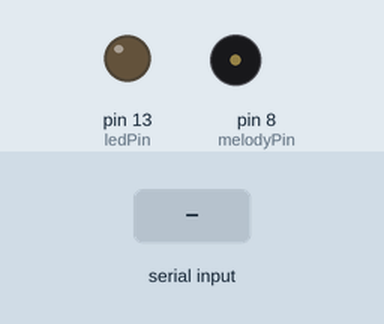
Recording of a sketch running on a simulated Arduino Uno, built with avr-gcc and run on an emulated ATmega328P. On the bench: output pins drawn as LEDs (lit = HIGH), buzzer (waves = sounding). Inputs (shaded band) come from the test bench.

Above: at 1.2 s.
1.3 s: "B" received over the second serial link
At 8.8 s:
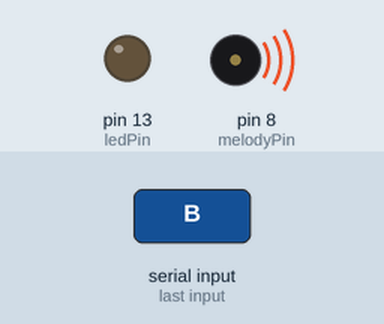
Timing chart, 0 to 10.3 s (numbered marks = the images above; inputs shaded):
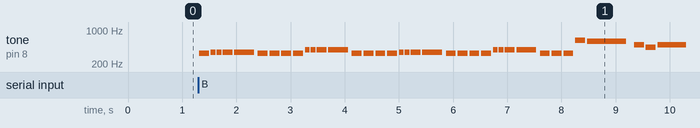

The sketch:

bluetooh_hc05_buzzer_song.ino
```cpp
//Include the SoftwareSerial library
#include "SoftwareSerial.h"
#include "pitches.h"

#define melodyPin 8
#define NO_SOUND 0 // make the rests in music

//Create a new software  serial
SoftwareSerial bluetooth(2, 3); // TX, RX (Bluetooth)

const int ledPin = 13; // the pin that the LED is attached to
int incomingByte;      // a variable to read incoming serial data into

void setup() {
  //Initialize the software serial
  bluetooth.begin(9600);

  // initialize the LED pin as an output:
  pinMode(ledPin, OUTPUT);
}

void loop() {
  // see if there's incoming serial data:
  if (bluetooth.available() > 0) {
    // read the oldest byte in the serial buffer:
    incomingByte = bluetooth.read();
    // if it's a capital H (ASCII 72), turn on the LED:
    if (incomingByte == 'H') {
      digitalWrite(ledPin, HIGH);
      bluetooth.println("LED: ON");
      tone(8, NOTE_C4, 1000);
    }
    // if it's an L (ASCII 76) turn off the LED:
    if (incomingByte == 'L') {
      digitalWrite(ledPin, LOW);
      bluetooth.println("LED: OFF");
    }

    if (incomingByte == 'B') {
      bluetooth.println("Banjo Time!!");
      // tone(8, NOTE_C4, 1000);
      //play_jeopardyMelody();
      play_james_bond();
    }
  }
}

void play_james_bond() {

  //* 8-ohm speaker on digital pin 8

  //array of notes
  int melody[] = {
  /*NOTE_G4,NOTE_G4,NO_SOUND,NOTE_G4,NOTE_G4,NO_SOUND,NOTE_G4,NOTE_G4,NOTE_G4,NOTE_G4,NOTE_G4,
  NOTE_B3,NOTE_G3,NOTE_C4,NOTE_G3,NOTE_CS4,NOTE_G3,NOTE_C4,NOTE_G3,NOTE_B3,NOTE_G3,NOTE_C4,NOTE_G3,NOTE_CS4,NOTE_G3,NOTE_C4,NOTE_G3,
  NOTE_E4,NOTE_F4,NOTE_F4,NOTE_F4,NOTE_F4,NOTE_E4,NOTE_E4,NOTE_E4,
  NOTE_E4,NOTE_G4,NOTE_G4,NOTE_G4,NOTE_G4,NOTE_E4,NOTE_E4,NOTE_E4,*/

  NOTE_E4,NOTE_F4,NOTE_F4,NOTE_F4,NOTE_F4,NOTE_E4,NOTE_E4,NOTE_E4,
  NOTE_E4,NOTE_G4,NOTE_G4,NOTE_G4,NOTE_G4,NOTE_E4,NOTE_E4,NOTE_E4,
  NOTE_E4,NOTE_F4,NOTE_F4,NOTE_F4,NOTE_F4,NOTE_E4,NOTE_E4,NOTE_E4,
  NOTE_E4,NOTE_G4,NOTE_G4,NOTE_G4,NOTE_G4,NOTE_E4,NOTE_E4,NOTE_E4,
  NOTE_DS5,NOTE_D5,NOTE_B4,NOTE_A4,NOTE_B4,
  NOTE_E4,NOTE_G4,NOTE_DS5,NOTE_D5,NOTE_G4,NOTE_B4,
  NOTE_B4,NOTE_FS5,NOTE_F5,NOTE_B4,NOTE_D5,NOTE_AS5,
  NOTE_A5,NOTE_F5,NOTE_A5,NOTE_DS6,NOTE_D6,NO_SOUND
  };


  // note duration: 1 = whole note, 2 = half note, 4 = quarter note, 8 = eighth note, etc.
  int noteDurations[] = {
  /*8,8,2,8,8,2,16,8,16,8,8,
  2,4,2,4,2,4,2,4,2,4,2,4,2,4,2,4,
  8,16,16,8,4,8,8,8,
  8,16,16,8,4,8,8,8,*/
  8,16,16,8,4,8,8,8,
  8,16,16,8,4,8,8,8,
  8,16,16,8,4,8,8,8,
  8,16,16,8,4,8,8,8,
  8,2,8,8,1,
  8,4,8,4,8,8,
  8,8,4,8,4,8,
  4,8,4,8,3
  };

  int pace = 1450; // change pace of music("speedy")

  for (int Note = 0; Note <54; Note++) {//counter of Notes (54 limit the array)
    int duration = pace/noteDurations[Note];//Adjust duration with the pace of music
    tone(melodyPin, melody[Note],duration); //Play note

    // to distinguish the notes, set a minimum time between them.
    delay(duration*1.2);
  }
}

void play_jeopardyMelody(){
  // notes in the Jeopardy melody:
    int jeopardy[] = {
    NOTE_C4, NOTE_F4, NOTE_C4, NOTE_F3, NOTE_C4, NOTE_F4, NOTE_C4,
    NOTE_C4, NOTE_F4, NOTE_C4, NOTE_F4,
    NOTE_A4, NOTE_G4, NOTE_F4, NOTE_E4, NOTE_D4, NOTE_CS4,
    NOTE_C4, NOTE_F4, NOTE_C4, NOTE_F3, NOTE_C4, NOTE_F4, NOTE_C4,
    NOTE_F4, NOTE_D4, NOTE_C4, NOTE_AS3,
    NOTE_A3, NOTE_G3, NOTE_F3};

  // note durations: 4 = quarter note, 8 = eighth note, etc.:
  int jeopardyDurations[] = {
    4, 4, 4, 4, 4, 4, 2,
    4, 4, 4, 4,
    3, 8, 8, 8, 8, 8,
    4, 4, 4, 4, 4, 4, 2,
    3, 8, 4, 4,
    4, 4, 4 };

  // iterate over the notes of the melody:
  for (int thisNote = 0; thisNote < (sizeof(jeopardyDurations)/2); thisNote++) {

    // to calculate the note duration, take one second
    // divided by the note type.
    //e.g. quarter note = 1000 / 4, eighth note = 1000/8, etc.
    int jeopardyDuration = 1000/jeopardyDurations[thisNote];
    tone(8, jeopardy[thisNote], jeopardyDuration);

    // to distinguish the notes, set a minimum time between them.
    // the note's duration + 30% seems to work well:
    int pauseBetweenNotes = jeopardyDuration * 1.30;
    delay(pauseBetweenNotes);
    // stop the tone playing:
    noTone(8);
  }
}
```

pitches.h
```cpp
/*************************************************
 * Public Constants
 *************************************************/

#define NOTE_B0  31
#define NOTE_C1  33
#define NOTE_CS1 35
#define NOTE_D1  37
#define NOTE_DS1 39
#define NOTE_E1  41
#define NOTE_F1  44
#define NOTE_FS1 46
#define NOTE_G1  49
#define NOTE_GS1 52
#define NOTE_A1  55
#define NOTE_AS1 58
#define NOTE_B1  62
#define NOTE_C2  65
#define NOTE_CS2 69
#define NOTE_D2  73
#define NOTE_DS2 78
#define NOTE_E2  82
#define NOTE_F2  87
#define NOTE_FS2 93
#define NOTE_G2  98
#define NOTE_GS2 104
#define NOTE_A2  110
#define NOTE_AS2 117
#define NOTE_B2  123
#define NOTE_C3  131
#define NOTE_CS3 139
#define NOTE_D3  147
#define NOTE_DS3 156
#define NOTE_E3  165
#define NOTE_F3  175
#define NOTE_FS3 185
#define NOTE_G3  196
#define NOTE_GS3 208
#define NOTE_A3  220
#define NOTE_AS3 233
#define NOTE_B3  247
#define NOTE_C4  262
#define NOTE_CS4 277
#define NOTE_D4  294
#define NOTE_DS4 311
#define NOTE_E4  330
#define NOTE_F4  349
#define NOTE_FS4 370
#define NOTE_G4  392
#define NOTE_GS4 415
#define NOTE_A4  440
#define NOTE_AS4 466
#define NOTE_B4  494
#define NOTE_C5  523
#define NOTE_CS5 554
#define NOTE_D5  587
#define NOTE_DS5 622
#define NOTE_E5  659
#define NOTE_F5  698
#define NOTE_FS5 740
#define NOTE_G5  784
#define NOTE_GS5 831
#define NOTE_A5  880
#define NOTE_AS5 932
#define NOTE_B5  988
#define NOTE_C6  1047
#define NOTE_CS6 1109
#define NOTE_D6  1175
#define NOTE_DS6 1245
#define NOTE_E6  1319
#define NOTE_F6  1397
#define NOTE_FS6 1480
#define NOTE_G6  1568
#define NOTE_GS6 1661
#define NOTE_A6  1760
#define NOTE_AS6 1865
#define NOTE_B6  1976
#define NOTE_C7  2093
#define NOTE_CS7 2217
#define NOTE_D7  2349
#define NOTE_DS7 2489
#define NOTE_E7  2637
#define NOTE_F7  2794
#define NOTE_FS7 2960
#define NOTE_G7  3136
#define NOTE_GS7 3322
#define NOTE_A7  3520
#define NOTE_AS7 3729
#define NOTE_B7  3951
#define NOTE_C8  4186
#define NOTE_CS8 4435
#define NOTE_D8  4699
#define NOTE_DS8 4978
```

Measured:
- after the input at 1.3 s, tone on pin 8 (melodyPin): plays 330 Hz for 0.18 s, 349 Hz for 0.09 s, 349 Hz for 0.09 s, 349 Hz for 0.18 s, 349 Hz for 0.36 s, 330 Hz for 0.18 s … (37 notes in this stretch), starting at once
